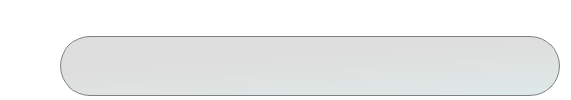
                            <widget class="QWidget" name="widget_25" native="true">
                             <property name="minimumSize">
                              <size>
                               <width>0</width>
                               <height>100</height>
                              </size>
                             </property>
                             <property name="maximumSize">
                              <size>
                               <width>16777215</width>
                               <height>100</height>
                              </size>
                             </property>
                             <property name="styleSheet">
                              <string notr="true">border:none;
background:transparent;</string>
                             </property>
                             <widget class="QWidget" name="layoutWidget_5">
                              <property name="geometry">
                               <rect>
                                <x>60</x>
                                <y>0</y>
                                <width>502</width>
                                <height>101</height>
                               </rect>
                              </property>
                              <layout class="QVBoxLayout" name="verticalLayout_20">
                               <item>
                                <widget class="QLabel" name="kiln_option_label">
                                 <property name="minimumSize">
                                  <size>
                                   <width>0</width>
                                   <height>20</height>
                                  </size>
                                 </property>
                                 <property name="maximumSize">
                                  <size>
                                   <width>16777215</width>
                                   <height>20</height>
                                  </size>
                                 </property>
                                 <property name="font">
                                  <font>
                                   <pointsize>12</pointsize>
                                  </font>
                                 </property>
                                 <property name="cursor">
                                  <cursorShape>IBeamCursor</cursorShape>
                                 </property>
                                 <property name="styleSheet">
                                  <string notr="true">border: 0px solid gray; 
background: None;
color:white;
</string>
                                 </property>
                                 <property name="text">
                                  <string>Kiln</string>
                                 </property>
                                 <property name="alignment">
                                  <set>Qt::AlignCenter</set>
                                 </property>
                                </widget>
                               </item>
                               <item>
                                <widget class="QComboBox" name="kiln_dropdown">
                                 <property name="sizePolicy">
                                  <sizepolicy hsizetype="Preferred" vsizetype="Preferred">
                                   <horstretch>0</horstretch>
                                   <verstretch>0</verstretch>
                                  </sizepolicy>
                                 </property>
                                 <property name="minimumSize">
                                  <size>
                                   <width>500</width>
                                   <height>60</height>
                                  </size>
                                 </property>
                                 <property name="maximumSize">
                                  <size>
                                   <width>500</width>
                                   <height>60</height>
                                  </size>
                                 </property>
                                 <property name="font">
                                  <font>
                                   <pointsize>12</pointsize>
                                  </font>
                                 </property>
                                 <property name="cursor">
                                  <cursorShape>PointingHandCursor</cursorShape>
                                 </property>
                                 <property name="styleSheet">
                                  <string notr="true">QComboBox {
    border: 1px solid gray;
    border-radius: 30px;
    padding-left: 25px;
    background: qlineargradient(x1: 0.21, y1: 0, x2: 0.79, y2: 1, stop: 0 rgba(0, 0, 0, 0.13), stop: 0.3815 rgba(0, 0, 0, 0.13), stop: 1 rgba(0, 77, 64, 0.13));
    color: white; /* Text color in the closed combo box */
}

QComboBox::drop-down {
    subcontrol-origin: padding;
    subcontrol-position: right;
    border: none;
    margin-right: 10px;
    border-radius: 0px;
    background: none;
}

QComboBox QAbstractItemView {
    background: black; /* Dropdown background */
    border: none;
    color: white; /* Text color in the dropdown */
    selection-background-color: #212121; /* Background color of selected item */
    selection-color: white; /* Text color of selected item */
}

QComboBox QAbstractItemView::item {
    background-color: black; /* Default background of items */
    color: white; /* Default text color of items */
    padding: 2px; /* Padding for better visuals */
}

QComboBox QAbstractItemView::item:hover {
    background-color: #212121; /* Background color on hover */
    color: white; /* Text color on hover */
}
</string>
                                 </property>
                                </widget>
                               </item>
                              </layout>
                             </widget>
                            </widget>
